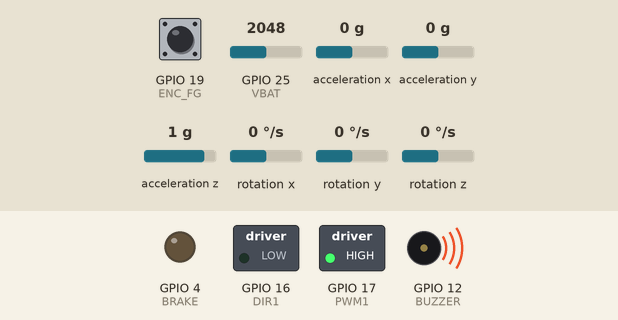
The sketch below on a simulated ESP32. Parts: switched loads named in the sketch (green lamp = pin HIGH), output pins drawn as LEDs (lit = HIGH), buzzer (waves = sounding, pin HIGH). Wiring (inferred from the names in the program): MPU-6050 motion sensor at I2C address 0x68. The test bench sets the inputs (shaded band); at power-on: GPIO 25 (VBAT) = 2048, GPIO 19 (ENC_FG) HIGH, acceleration x 0 g, acceleration y 0 g, acceleration z 1 g, rotation x 0 °/s, rotation y 0 °/s, rotation z 0 °/s. WiFi joins after 1.5 s; servers stay silent unless stated; EEPROM starts erased; no MQTT or app messages arrive unless stated; what the sketch prints to the serial monitor is not drawn.

Above: at 6.1 s.
6.2 s: GPIO 25 (VBAT) set to 3005
7.8 s: GPIO 25 (VBAT) set to 3103
At 9.1 s:
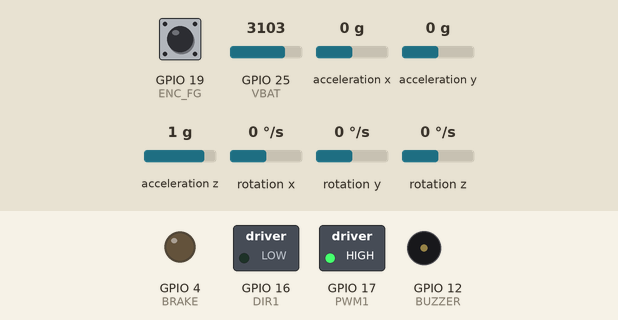
20.1 s: GPIO 25 (VBAT) set to 2866
At 21.2 s:
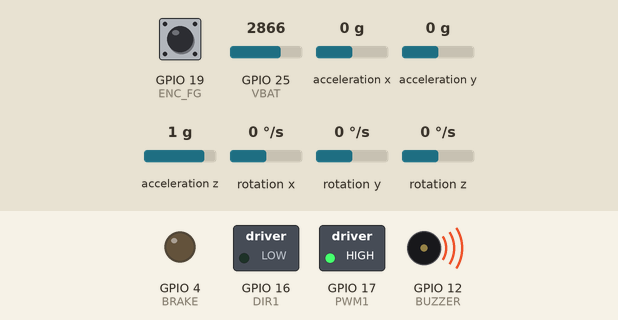
Timing chart, 0 to 23.1 s (numbered marks = the images above; inputs shaded):
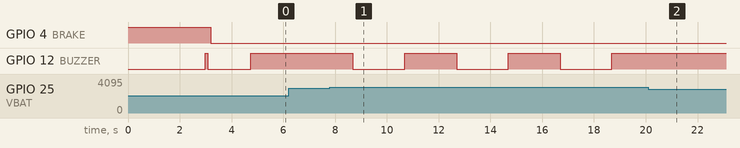

Measured:
- the behaviour switches between 3034 and 3035 on GPIO 25 (VBAT) (found by bisection; images 0 and 1)
- after the input at 6.2 s, every drawn part: stays the same
- after the input at 7.8 s, GPIO 12 (BUZZER): alternates HIGH for 2.0 s and LOW for 2.0 s, starting after 0.89 s
- after the input at 20.1 s, GPIO 12 (BUZZER): stops changing and stays HIGH

The sketch:

Project.ino
```cpp
/*
 * Project_DualCore.ino
 * ESP32 Dual-Core Balance Robot
 *
 * Core 1 (Arduino default): Control Loop
 *   - อ่านค่า IMU (MPU6050)
 *   - คำนวณ PID
 *   - ควบคุมมอเตอร์
 *
 * Core 0: IoT Task
 *   - WiFi / MQTT
 *   - WebServer / WebSocket
 *   - ตรวจสอบแบตเตอรี่
 */

#include <Wire.h>
#include <EEPROM.h>
#include <WiFi.h>
#include <WebServer.h>
#include <WebSocketsServer.h>
#include <PubSubClient.h>

#define VBAT          25
#define BUZZER        12
#define BRAKE          4
#define DIR1          16
#define PWM1          17
#define ENC_FG        19

#define MPU6050_ADDR  0x68
#define ACCEL_CONFIG  0x1C
#define GYRO_CONFIG   0x1B
#define PWR_MGMT_1    0x6B
#define EEPROM_SIZE   64

// --- WiFi & MQTT Config ---
const char* ssid        = "K";
const char* password    = "karn2006";
const char* mqtt_server = "test.mosquitto.org";

WiFiClient   espClient;
PubSubClient client(espClient);
WebServer    server(80);
WebSocketsServer webSocket = WebSocketsServer(81);

float vDividerRatio = 289.0;
float Gyro_amount   = 0.85;
float alpha         = 0.7;

// --- PID Gains (shared, protected by mutex) ---
SemaphoreHandle_t pidMutex;

float eK1 = 10.0;
float eK2 = 30.0;
float eK3 = 2.5;
float eK4 = 0.01;

const float INTEGRAL_LIMIT = 50.0;
int loop_time = 10;

// --- Shared sensor data (Core1 writes, Core0 reads) ---
volatile float shared_angleX  = 0;
volatile float shared_voltage = 0;
SemaphoreHandle_t dataMutex;

int16_t AcX, AcY, AcZ, GyX, GyY, GyZ;
float gyroXfilt      = 0;
float robot_angleX   = 0;
float Acc_angleX     = 0;
float angle_offset   = 0;
float gyroX_offset   = 0;
float integral_angle = 0;

volatile int enc_count1 = 0;
int16_t motor1_speed    = 0;

bool vertical_edge = false;
bool calibrating   = false;
bool calibrated    = false;

// --- Task Handles ---
TaskHandle_t iotTaskHandle = NULL;

// --- Web Dashboard HTML ---
const char html_template[] PROGMEM = R"=====(
<html><head><meta charset="utf-8"><title>Cube Monitor</title>
<style>
  body { text-align:center; font-family:sans-serif; background:#222; color:#fff; margin:20px; }
  .container { display:grid; grid-template-columns: 1fr 1fr; gap:10px; max-width:400px; margin:auto; }
  .box { background:#333; padding:15px; border-radius:10px; border:1px solid #444; }
  .val { font-size:24px; color:#00ff00; font-weight:bold; }
  .label { font-size:12px; color:#aaa; display:block; }
  h1 { color:#00d1b2; }
</style>
<script>
  var socket = new WebSocket('ws://'+location.host+':81');
  socket.onmessage = function(e){
    var d = e.data.split('|');
    document.getElementById('ang').innerHTML = d[0];
    document.getElementById('bat').innerHTML = d[1];
    document.getElementById('k1').innerHTML  = d[2];
    document.getElementById('k2').innerHTML  = d[3];
    document.getElementById('k3').innerHTML  = d[4];
    document.getElementById('k4').innerHTML  = d[5];
  };
</script>
</head><body>
  <h1>Cube MQTT Monitor</h1>
  <div class="container">
    <div class="box" style="grid-column: span 2;"><span class="label">Angle</span><span id="ang" class="val">0</span>°</div>
    <div class="box" style="grid-column: span 2;"><span class="label">Battery</span><span id="bat" class="val">0</span>V</div>
    <div class="box"><span class="label">eK1</span><span id="k1" class="val">0</span></div>
    <div class="box"><span class="label">eK2</span><span id="k2" class="val">0</span></div>
    <div class="box"><span class="label">eK3</span><span id="k3" class="val">0</span></div>
    <div class="box"><span class="label">eK4</span><span id="k4" class="val">0</span></div>
  </div>
</body></html>
)=====";

// =====================================================================
// IRAM Interrupt
// =====================================================================
void IRAM_ATTR ENC1_READ() { enc_count1++; }

// =====================================================================
// MQTT Callback (รันบน Core 0 ผ่าน IoT Task)
// =====================================================================
void mqtt_callback(char* topic, byte* payload, unsigned int length) {
  if (length < 2) return;
  char param = (char)payload[0];
  char cmd   = (char)payload[1];

  // ใช้ mutex ปกป้องการแก้ไข PID gains
  if (xSemaphoreTake(pidMutex, pdMS_TO_TICKS(10)) == pdTRUE) {
    if (param == '1') { if (cmd=='+') eK1 += 2;     else if (cmd=='-') eK1 -= 2; }
    if (param == '2') { if (cmd=='+') eK2 += 0.5;   else if (cmd=='-') eK2 -= 0.5; }
    if (param == '3') { if (cmd=='+') eK3 += 0.05;  else if (cmd=='-') eK3 -= 0.05; }
    if (param == '4') { if (cmd=='+') eK4 += 0.001; else if (cmd=='-') eK4 -= 0.001; }
    xSemaphoreGive(pidMutex);
  }

  if (param == 'c') {
    if (cmd == '+') {
      calibrating = true; beep();
    }
    if (cmd == '-' && calibrating) {
      float accY = (float)AcY / 16384.0;
      float accZ = (float)AcZ / 16384.0;
      angle_offset   = -atan2(accY, accZ) * 57.2958;
      robot_angleX   = 0;
      integral_angle = 0;
      gyroXfilt      = 0;
      calibrated     = true;
      calibrating    = false;
      beep(); delay(200); beep();
    }
  }
  beep();
}

// =====================================================================
// IoT Task — รันบน Core 0
// =====================================================================
void iotTask(void* pvParameters) {
  unsigned long prevIoT     = 0;
  unsigned long prevBattery = 0;

  // WiFi
  WiFi.begin(ssid, password);
  Serial.print("[Core0] Connecting WiFi");
  unsigned long wifiStart = millis();
  while (WiFi.status() != WL_CONNECTED && millis() - wifiStart < 10000) {
    vTaskDelay(pdMS_TO_TICKS(500));
    Serial.print(".");
  }
  if (WiFi.status() == WL_CONNECTED) {
    Serial.println("\n[Core0] WiFi OK: " + WiFi.localIP().toString());
  } else {
    Serial.println("\n[Core0] WiFi FAILED - continuing offline");
  }

  // MQTT
  client.setServer(mqtt_server, 1883);
  client.setCallback(mqtt_callback);

  // Web & WebSocket
  server.on("/", []() { server.send_P(200, "text/html", html_template); });
  server.begin();
  webSocket.begin();

  Serial.println("[Core0] IoT Task started");

  for (;;) {
    unsigned long now = millis();

    // --- Publish ทุก 100ms ---
    if (now - prevIoT >= 100) {
      prevIoT = now;

      if (WiFi.status() == WL_CONNECTED) {
        if (!client.connected()) {
          if (client.connect("Cubli_ESP32")) {
            client.subscribe("/Cube/cmd");
          }
        }
        client.loop();
        webSocket.loop();
        server.handleClient();

        // อ่านข้อมูลจาก shared variables
        float ang, volt;
        float k1, k2, k3, k4;

        if (xSemaphoreTake(dataMutex, pdMS_TO_TICKS(5)) == pdTRUE) {
          ang  = shared_angleX;
          volt = shared_voltage;
          xSemaphoreGive(dataMutex);
        } else {
          ang = volt = 0;
        }

        if (xSemaphoreTake(pidMutex, pdMS_TO_TICKS(5)) == pdTRUE) {
          k1 = eK1; k2 = eK2; k3 = eK3; k4 = eK4;
          xSemaphoreGive(pidMutex);
        } else {
          k1 = k2 = k3 = k4 = 0;
        }

        String data = String(ang, 1)  + "|" +
                      String(shared_voltage, 2) + "|" +
                      String(k1, 0)   + "|" +
                      String(k2, 1)   + "|" +
                      String(k3, 2)   + "|" +
                      String(k4, 3);

        webSocket.broadcastTXT(data);
        client.publish("/Cube/status", data.c_str());
      }
    }

    // --- Battery Check ทุก 2 วินาที ---
    if (now - prevBattery >= 2000) {
      prevBattery = now;
      checkBattery();
    }

    vTaskDelay(pdMS_TO_TICKS(1)); // yield ให้ Core 0 ทำงานอื่น
  }
}

// =====================================================================
// setup() — รันบน Core 1
// =====================================================================
void setup() {
  Serial.begin(115200);
  EEPROM.begin(EEPROM_SIZE);

  pinMode(BUZZER, OUTPUT);
  pinMode(BRAKE,  OUTPUT);
  pinMode(VBAT,   INPUT);
  pinMode(DIR1,   OUTPUT);
  pinMode(ENC_FG, INPUT_PULLUP);

  digitalWrite(BRAKE, HIGH);
  digitalWrite(DIR1,  LOW);

  ledcAttach(PWM1, 20000, 8);
  ledcWrite(PWM1, 255);

  attachInterrupt(digitalPinToInterrupt(ENC_FG), ENC1_READ, RISING);

  // สร้าง Mutex
  pidMutex  = xSemaphoreCreateMutex();
  dataMutex = xSemaphoreCreateMutex();

  // Setup IMU
  angle_setup();
  calibrateGyroBias();
  beep();

  // สร้าง IoT Task บน Core 0, stack 8KB, priority 1
  xTaskCreatePinnedToCore(
    iotTask,         // Task function
    "IoT_Task",      // ชื่อ Task
    8192,            // Stack size (bytes)
    NULL,            // Parameters
    1,               // Priority
    &iotTaskHandle,  // Task handle
    0                // Core 0
  );

  Serial.println("[Core1] Control Task started");
}

// =====================================================================
// loop() — Control Loop รันบน Core 1
// =====================================================================
void loop() {
  static unsigned long previousT_1 = 0;
  unsigned long currentT = millis();

  if (currentT - previousT_1 >= (unsigned long)loop_time) {
    float dt = (currentT - previousT_1) / 1000.0;
    previousT_1 = currentT;

    angle_calc(dt);

    noInterrupts();
    motor1_speed = enc_count1;
    enc_count1   = 0;
    interrupts();

    // อ่าน PID gains จาก shared (mutex)
    float k1, k2, k3, k4;
    if (xSemaphoreTake(pidMutex, pdMS_TO_TICKS(2)) == pdTRUE) {
      k1 = eK1; k2 = eK2; k3 = eK3; k4 = eK4;
      xSemaphoreGive(pidMutex);
    } else {
      k1 = eK1; k2 = eK2; k3 = eK3; k4 = eK4; // fallback
    }

    if (vertical_edge && calibrated && !calibrating) {
      digitalWrite(BRAKE, HIGH);

      float gyroRate = (GyX - gyroX_offset) / 131.0;
      gyroXfilt = alpha * gyroRate + (1.0 - alpha) * gyroXfilt;

      float pid_out = k1 * robot_angleX
                    + k2 * gyroXfilt
                    - k3 * (float)motor1_speed
                    + k4 * integral_angle;

      int pwm_X = constrain((int)pid_out, -255, 255);
      Motor1_control(pwm_X);

      integral_angle += robot_angleX * dt;
      integral_angle  = constrain(integral_angle, -INTEGRAL_LIMIT, INTEGRAL_LIMIT);

      Serial.print("A:"); Serial.print(robot_angleX, 2);
      Serial.print(" G:"); Serial.print(gyroXfilt, 2);
      Serial.print(" S:"); Serial.print(motor1_speed);
      Serial.print(" P:"); Serial.println(pwm_X);

    } else {
      Motor1_control(0);
      digitalWrite(BRAKE, LOW);
      integral_angle = 0;
      gyroXfilt      = 0;
    }

    // อัปเดต shared data สำหรับ IoT Task
    float voltage = (float)analogRead(VBAT) / vDividerRatio;
    if (xSemaphoreTake(dataMutex, pdMS_TO_TICKS(2)) == pdTRUE) {
      shared_angleX  = robot_angleX;
      shared_voltage = voltage;
      xSemaphoreGive(dataMutex);
    }
  }
}

// =====================================================================
// Helper Functions
// =====================================================================
void Motor1_control(int sp) {
  if (sp == 0) {
    ledcWrite(PWM1, 255);
    return;
  }

  digitalWrite(BRAKE, HIGH);

  if (sp > 0) {
    digitalWrite(DIR1, HIGH);
  } else {
    digitalWrite(DIR1, LOW);
  }

  int pwm = map(constrain(abs(sp), 0, 255), 0, 255, 255, 0);
  ledcWrite(PWM1, pwm);
}

void calibrateGyroBias() {
  delay(1000);
  for (int i = 0; i < 100; i++) {
    Wire.beginTransmission(MPU6050_ADDR);
    Wire.write(0x43); Wire.endTransmission(false);
    Wire.requestFrom(MPU6050_ADDR, 2, true);
    Wire.read(); Wire.read();
    delay(2);
  }
  long sum = 0;
  for (int i = 0; i < 500; i++) {
    Wire.beginTransmission(MPU6050_ADDR);
    Wire.write(0x43); Wire.endTransmission(false);
    Wire.requestFrom(MPU6050_ADDR, 2, true);
    int16_t gx = Wire.read() << 8 | Wire.read();
    sum += gx;
    delay(2);
  }
  gyroX_offset = sum / 500.0;
  if (abs(gyroX_offset) > 1000) gyroX_offset = 0;
  Serial.print("Gyro offset: "); Serial.println(gyroX_offset);
}

void angle_setup() {
  Wire.begin();
  writeTo(MPU6050_ADDR, PWR_MGMT_1,   0);
  writeTo(MPU6050_ADDR, ACCEL_CONFIG, 0x00);
  writeTo(MPU6050_ADDR, GYRO_CONFIG,  0x00);
  writeTo(MPU6050_ADDR, 0x1A,         0x03);
  delay(500);
}

void angle_calc(float dt) {
  Wire.beginTransmission(MPU6050_ADDR);
  Wire.write(0x3B);
  Wire.endTransmission(false);
  Wire.requestFrom(MPU6050_ADDR, 14, true);

  AcX = Wire.read() << 8 | Wire.read();
  AcY = Wire.read() << 8 | Wire.read();
  AcZ = Wire.read() << 8 | Wire.read();
  Wire.read(); Wire.read();
  GyX = Wire.read() << 8 | Wire.read();
  GyY = Wire.read() << 8 | Wire.read();
  GyZ = Wire.read() << 8 | Wire.read();

  float gyro_rate = (GyX - gyroX_offset) / 131.0;

  float accY = (float)AcY / 16384.0;
  float accZ = (float)AcZ / 16384.0;
  Acc_angleX = -atan2(accY, accZ) * 57.2958 - angle_offset;

  robot_angleX = Gyro_amount * (robot_angleX + gyro_rate * dt)
              + (1.0 - Gyro_amount) * Acc_angleX;

  if (abs(robot_angleX) < 1.5) {
    vertical_edge = true;
  } else if (abs(robot_angleX) > 20.0) {
    vertical_edge = false;
  }
}

void writeTo(byte device, byte address, byte value) {
  Wire.beginTransmission(device);
  Wire.write(address);
  Wire.write(value);
  Wire.endTransmission(true);
}

void beep() {
  digitalWrite(BUZZER, HIGH); delay(100);
  digitalWrite(BUZZER, LOW);  delay(100);
}

void checkBattery() {
  long rawSum = 0;
  for (int i = 0; i < 10; i++) rawSum += analogRead(VBAT);
  float voltage = (rawSum / 10.0) / vDividerRatio;

  Serial.print("[Core0] Batt: "); Serial.print(voltage); Serial.println("V");

  if (voltage <= 10.5)      digitalWrite(BUZZER, HIGH);
  else if (voltage <= 11.1) digitalWrite(BUZZER, !digitalRead(BUZZER));
  else                      digitalWrite(BUZZER, LOW);
}
```
